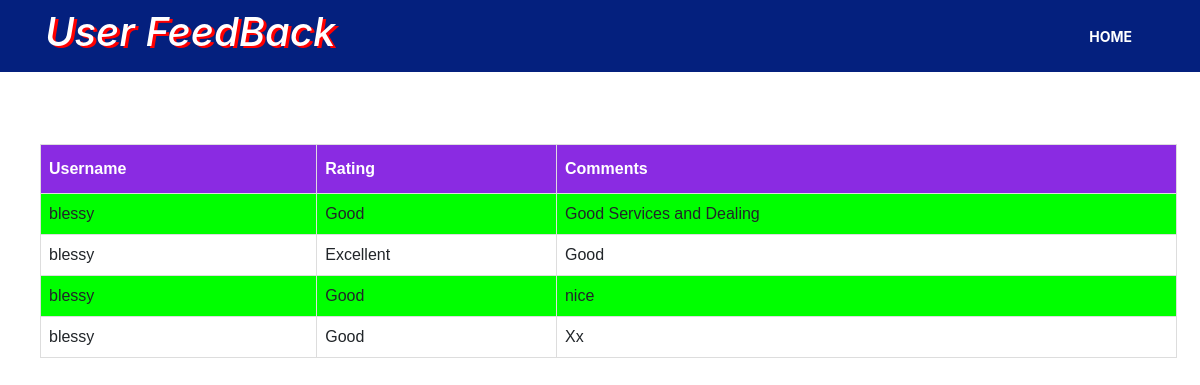
Screenshot of /viewadminfeedback with the database file from the repository.
### c1/models.py (models this page shows)
class feedback1(models.Model):
    name = models.CharField(max_length=100)
    email = models.CharField(max_length=100)
    comment = models.CharField(max_length=100)
    rate = models.CharField(max_length=100)

### c1/views.py (the view)
# urls.py: path('viewadminfeedback', views.viewadminfeedback, name='viewadminfeedback'),
def viewadminfeedback(request):
    userlist = feedback1.objects.all()
    return render(request, 'viewadminfeedback.html', {'user': userlist})

### templates/viewadminfeedback.html (shortened to what this page needs)
<!DOCTYPE html>
<html lang="en">
<head>
  <link rel="stylesheet" href="https://maxcdn.bootstrapcdn.com/bootstrap/4.4.1/css/bootstrap.min.css">
</head>
<body>
<nav class="navbar navbar-expand-lg navbar-dark bg-dark">
    <div class="container">
         <marquee behavior="slide" direction="left"><h1><i>User FeedBack</i></h1></marquee>
        <div class="col-auto">
            <div class="collapse navbar-collapse" id="navbarSupportedContent">
                <ul class="navbar-nav mr-auto">
                    <li class="nav-item active">
                        <a class="nav-link" href="adminlogout1">Home <span class="sr-only">(current)</span></a>
                    </li>
                </ul>
            </div>
        </div>
    </div>
</nav>
<br>
<br>
<br>
{% if user %}
<ol>
          <table id="customers">
                    <tr>
                              <th>Username</th>
                              <th>Rating</th>
                              <th>Comments</th>
                    </tr>
            {% for e in user %}
                            <tr>
                                <td>{{e.name}}</td>
                                <td>{{e.rate}}</td>
                                <td>{{e.comment}}</td>
                            </tr>
            {% endfor %}
          </table>
</ol>
{% endif %}
</body>
</html>

### templates/viewadminfeedback.html (style rules this page uses)
.bg-dark { background-color:#04207e !important; }
.navbar-dark .navbar-nav .nav-link { font-weight:700; font-size:14px; text-transform:uppercase; }
h1 { color: white; text-shadow: 3px 2px red; }
#customers { font-family: "Trebuchet MS", Arial, Helvetica, sans-serif; border-collapse: collapse; width: 98%; }
#customers td, #customers th { border: 1px solid #ddd; padding: 8px; }
#customers tr:nth-child(even) { background-color: #00FF00; }
#customers th { padding-top: 12px; padding-bottom: 12px; text-align: left; background-color: #8A2BE2; color: white; }

### rows the page displays
feedback1: name "blessy", rate "Good", comment "Good Services and Dealing"
feedback1: name "blessy", rate "Excellent", comment "Good"
feedback1: name "blessy", rate "Good", comment "nice"
feedback1: name "blessy", rate "Good", comment "Xx"
